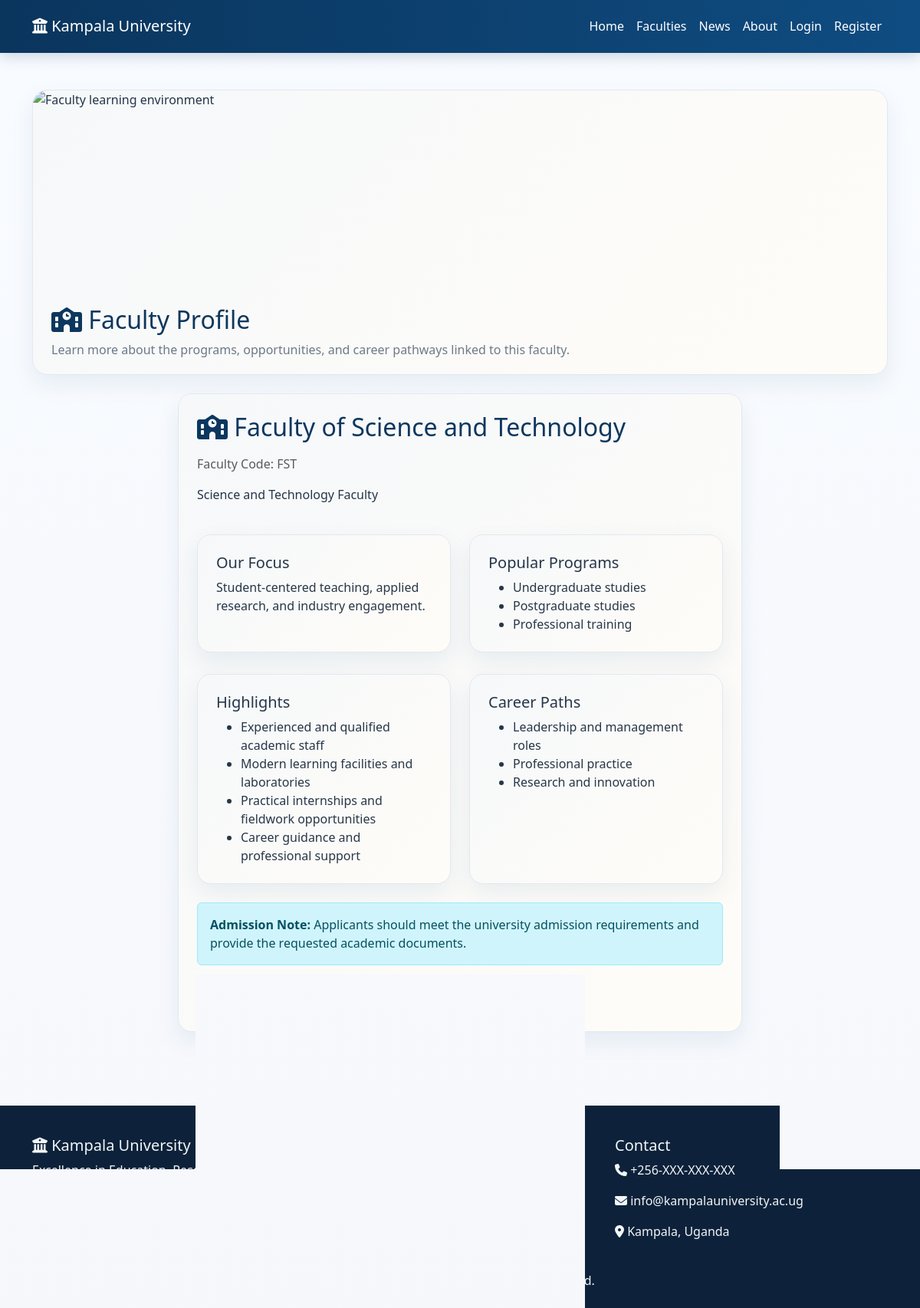
Screenshot of /pages/faculty_detail.php?id=1 with the database file from the repository.
### tables this page shows
CREATE TABLE `faculties` (
  `id` int(11) NOT NULL,
  `name` varchar(200) NOT NULL,
  `code` varchar(20) NOT NULL,
  `description` text DEFAULT NULL,
  `dean_id` int(11) DEFAULT NULL,
  `created_at` timestamp NOT NULL DEFAULT current_timestamp()
);

### includes/faculty_profile.php (called while the page is built, shortened)
<?php
function getFacultyProfile($faculty) {
    $name = strtolower($faculty['name'] ?? '');
    $code = strtolower($faculty['code'] ?? '');
    $default = [
        'summary' => 'The faculty combines strong academic theory with practical training to prepare students for successful careers and lifelong learning.',
        'focus' => 'Student-centered teaching, applied research, and industry engagement.',
        'highlights' => [
            'Experienced and qualified academic staff',
            'Modern learning facilities and laboratories',
            'Practical internships and fieldwork opportunities',
            'Career guidance and professional support'
        ],
        'programs' => ['Undergraduate studies', 'Postgraduate studies', 'Professional training'],
        'careers' => ['Leadership and management roles', 'Professional practice', 'Research and innovation'],
        'admission' => 'Applicants should meet the university admission requirements and provide the requested academic documents.'
    ];
    return $default;
}

### pages/faculty_detail.php (the view, shortened to what this page needs)
<?php
require_once __DIR__ . '/../includes/faculty_profile.php';
$db = getDB();
$id = (int)($_GET['id'] ?? 0);
$faculty = null;
if ($db && $id) {
    $stmt = $db->prepare('SELECT * FROM faculties WHERE id = ?');
    $stmt->execute([$id]);
    $faculty = $stmt->fetch();
}
include __DIR__ . '/../includes/header.php';
?>
<div class="container py-5">
    <div class="page-hero">
        <img src="https://images.unsplash.com/photo-1524995997946-a1c2e315a42f?auto=format&fit=crop&w=1200&q=80" alt="Faculty learning environment">
        <div class="page-hero-body">
            <h2><i class="fas fa-school"></i> Faculty Profile</h2>
            <p>Learn more about the programs, opportunities, and career pathways linked to this faculty.</p>
        </div>
    </div>
    <div class="row justify-content-center">
        <div class="col-lg-8">
            <div class="content-card">
                <?php if ($faculty): ?>
                    <?php $profile = getFacultyProfile($faculty); ?>
                    <h2><i class="fas fa-school"></i> <?php echo htmlspecialchars($faculty['name']); ?></h2>
                    <p class="text-muted">Faculty Code: <?php echo htmlspecialchars($faculty['code']); ?></p>
                    <p><?php echo htmlspecialchars($faculty['description'] ?? $profile['summary']); ?></p>
                    <div class="row g-4 mt-3">
                        <div class="col-md-6">
                            <div class="feature-card h-100">
                                <h5>Our Focus</h5>
                                <p class="mb-0"><?php echo htmlspecialchars($profile['focus']); ?></p>
                            </div>
                        </div>
                        <div class="col-md-6">
                            <div class="feature-card h-100">
                                <h5>Popular Programs</h5>
                                <ul class="mb-0">
                                    <?php foreach ($profile['programs'] as $program): ?>
                                        <li><?php echo htmlspecialchars($program); ?></li>
                                    <?php endforeach; ?>
                                </ul>
                            </div>
                        </div>
                    </div>
                    <div class="row g-4 mt-1">
                        <div class="col-md-6">
                            <div class="feature-card h-100">
                                <h5>Highlights</h5>
                                <ul class="mb-0">
                                    <?php foreach ($profile['highlights'] as $highlight): ?>
                                        <li><?php echo htmlspecialchars($highlight); ?></li>
                                    <?php endforeach; ?>
                                </ul>
                            </div>
                        </div>
                        <div class="col-md-6">
                            <div class="feature-card h-100">
                                <h5>Career Paths</h5>
                                <ul class="mb-0">
                                    <?php foreach ($profile['careers'] as $career): ?>
                                        <li><?php echo htmlspecialchars($career); ?></li>
                                    <?php endforeach; ?>
                                </ul>
                            </div>
                        </div>
                    </div>
                    <div class="alert alert-info mt-4 mb-0">
                        <strong>Admission Note:</strong> <?php echo htmlspecialchars($profile['admission']); ?>
                    </div>
                    <a href="faculties.php" class="btn btn-primary mt-4">Back to Faculties</a>
                <?php else: ?>
                    <div class="alert alert-warning">The requested faculty could not be found.</div>
                    <a href="faculties.php" class="btn btn-primary">Back to Faculties</a>
                <?php endif; ?>
            </div>
        </div>
    </div>
</div>
<?php include __DIR__ . '/../includes/footer.php'; ?>

### assets/css/style.css (style rules this page uses)
:root { --primary-color: #0f4c81; --primary-dark: #0a355d; --accent-color: #f4b942; --accent-soft: #fff4cf; --text-color: #243447; --muted-color: #6c7a89; --bg-color: #f5f7fb; --border-color: #e3e8ef; }
* { box-sizing: border-box; }
html { scroll-behavior: smooth; }
body { font-family: 'Segoe UI', Tahoma, Geneva, Verdana, sans-serif; color: var(--text-color); background: linear-gradient(180deg, rgba(248, 251, 255, 0.95) 0%, rgba(245, 247, 251, 0.92) 100%), url('https://images.unsplash.com/photo-1522202176988-66273c2fd55f?auto=format&fit=crop&w=1800&q=80') center/cover fixed; min-height: 100vh; }
.btn-primary, .btn-accent { background-color: var(--primary-color); border-color: var(--primary-color); color: #fff; }
.feature-card, .content-card, .faculty-card { background: #fff; border: 1px solid var(--border-color); border-radius: 18px; box-shadow: 0 12px 30px rgba(15, 76, 129, 0.08); padding: 1.5rem; transition: transform 0.3s ease, box-shadow 0.3s ease; }
.page-hero { background: #fff; border: 1px solid var(--border-color); border-radius: 20px; overflow: hidden; box-shadow: 0 12px 30px rgba(15, 76, 129, 0.08); margin-bottom: 1.5rem; }
.page-hero img { width: 100%; height: 260px; object-fit: cover; display: block; }
.page-hero-body { padding: 1.25rem 1.5rem; }
.page-hero-body h2 { color: var(--primary-dark); margin-bottom: 0.5rem; }
.page-hero-body p { color: var(--muted-color); margin-bottom: 0; }
.content-card h2 { margin-bottom: 1rem; color: var(--primary-dark); }
.content-card, .feature-card, .faculty-card, .page-hero { position: relative; overflow: hidden; }
.content-card::before, .feature-card::before, .faculty-card::before, .page-hero::before { content: ''; position: absolute; inset: 0; background: linear-gradient(135deg, rgba(15, 76, 129, 0.04), rgba(244, 185, 66, 0.04)); pointer-events: none; }

### rows the page displays
faculties: name "Faculty of Science and Technology", code "FST", description "Science and Technology Faculty"

### other values shown
$profile['focus'] "Student-centered teaching, applied research, and industry engagement."
$program "Undergraduate studies"
$program "Postgraduate studies"
$program "Professional training"
$highlight "Experienced and qualified academic staff"
$highlight "Modern learning facilities and laboratories"
$highlight "Practical internships and fieldwork opportunities"
$highlight "Career guidance and professional support"
$career "Leadership and management roles"
$career "Professional practice"
$career "Research and innovation"
$profile['admission'] "Applicants should meet the university admission requirements and provide the requested academic documents."
